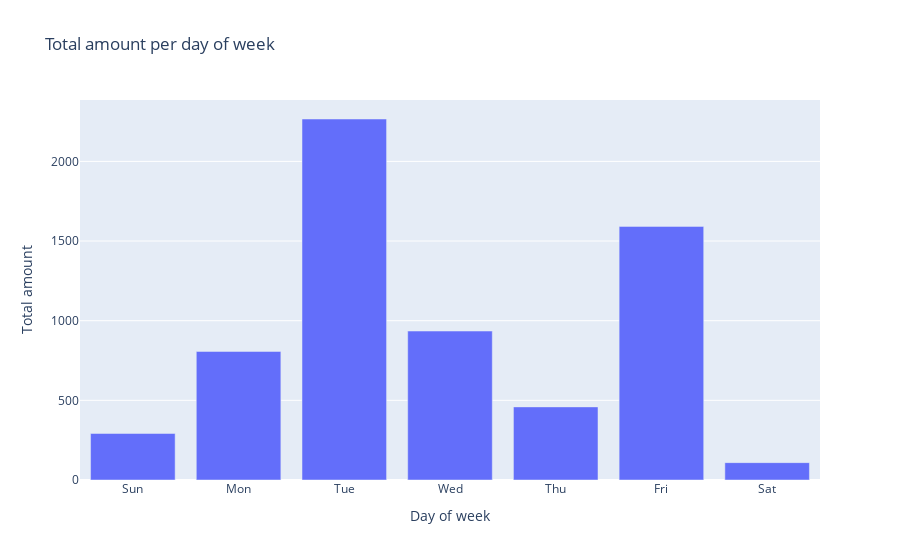

Notebook cell for this chart:
### Markdown cell above
### Plotting the total amount by day of week

Although the pattern is not so obvious on this one, it's safe to assume that on weekends the amount being bought decreases and the days with biggest amount are Tuesday and Friday

### Code cell
fig = px.bar(
    dow_df,
    x='DAY_NAME',
    y='TOTAL_AMOUNT',
    title='Total amount per day of week',
    labels={
        'DAY_NAME': 'Day of week',
        'TOTAL_AMOUNT': 'Total amount'
    },
)
fig.show()

### Figure 1 — Plotly figure (JSON) as saved in the notebook; plotly's stock layout.template omitted (floating-point values rounded to 4 significant figures)
{"data": [{"alignmentgroup": "True", "hovertemplate": "Day of week=%{x}<br>Total amount=%{y}<extra></extra>", "legendgroup": "", "marker": {"color": "#636efa", "pattern": {"shape": ""}}, "name": "", "offsetgroup": "", "orientation": "v", "showlegend": false, "textposition": "auto", "type": "bar", "x": ["Sun", "Mon", "Tue", "Wed", "Thu", "Fri", "Sat"], "xaxis": "x", "y": [292, 807, 2266, 935, 459, 1592, 109], "yaxis": "y"}], "layout": {"barmode": "relative", "legend": {"tracegroupgap": 0}, "title": {"text": "Total amount per day of week"}, "xaxis": {"anchor": "y", "domain": [0, 1], "title": {"text": "Day of week"}}, "yaxis": {"anchor": "x", "domain": [0, 1], "title": {"text": "Total amount"}}}}
